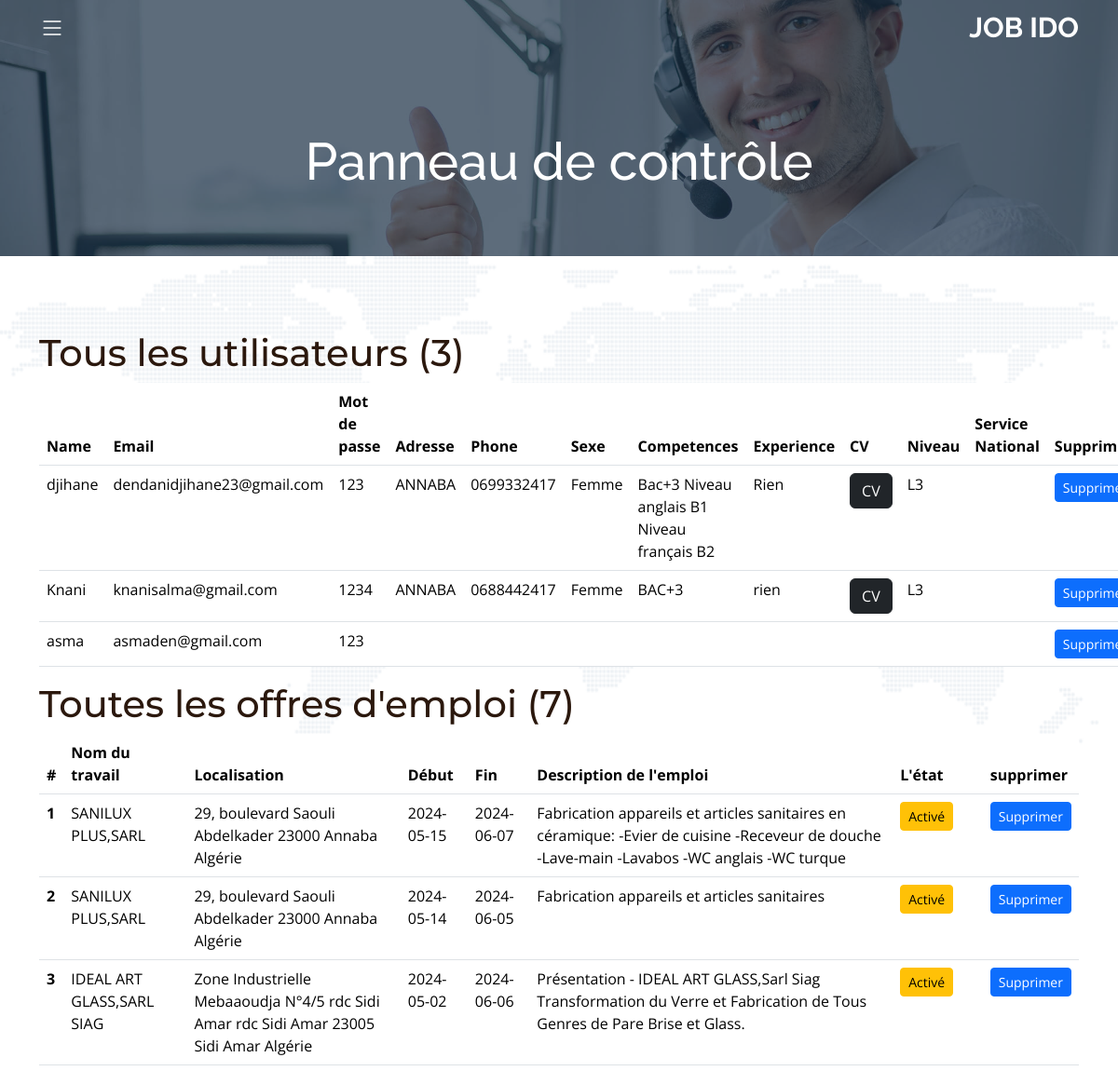
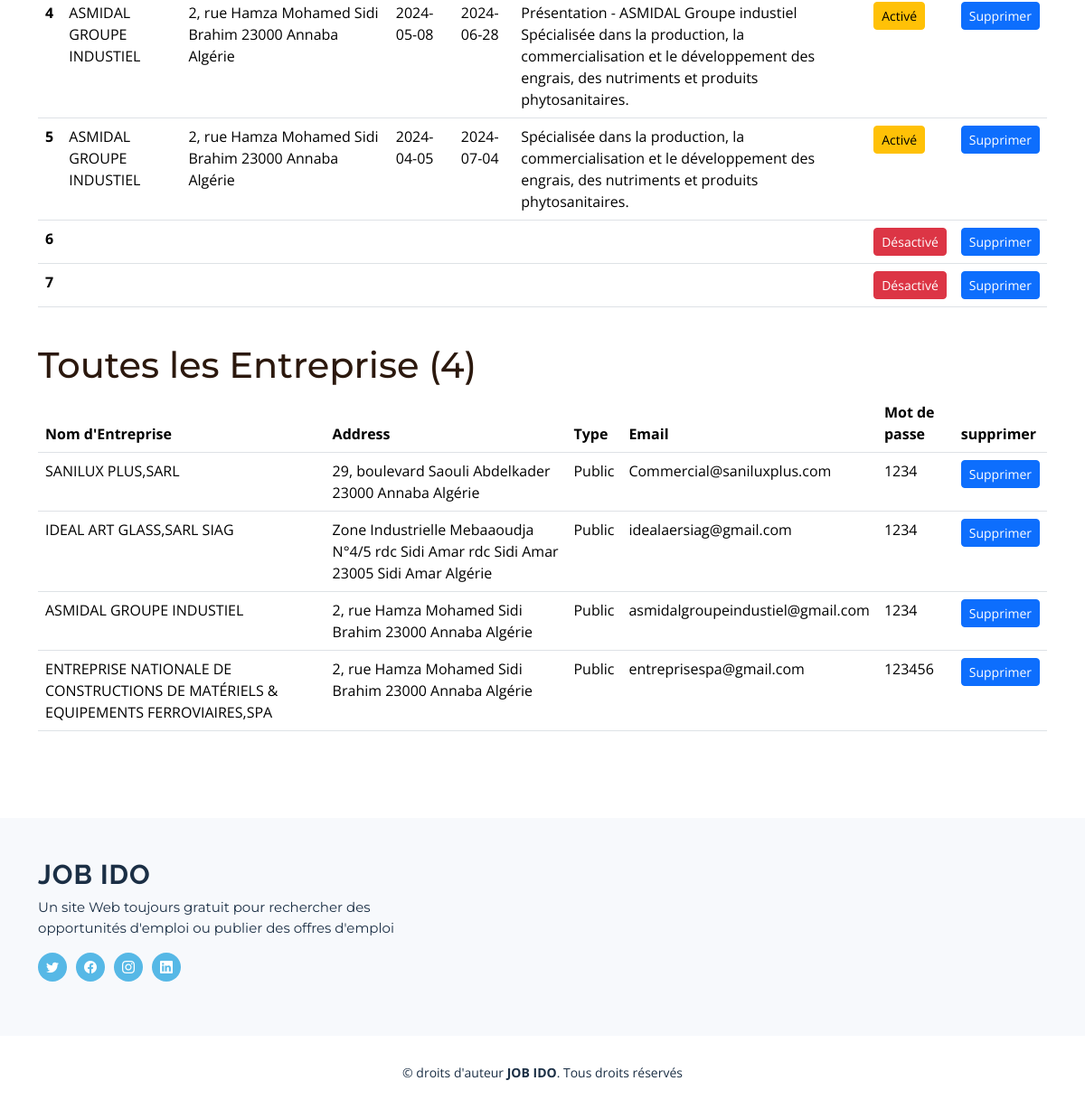
Screenshot of /home_admin.php with the database file from the repository (2 pictures, top to bottom).
### tables this page shows
CREATE TABLE `users` (
  `id` int(11) NOT NULL,
  `name` varchar(100) NOT NULL,
  `email` varchar(100) NOT NULL,
  `password` varchar(100) NOT NULL,
  `adresse` varchar(100) DEFAULT NULL,
  `phone` varchar(100) DEFAULT NULL,
  `competences` text DEFAULT NULL,
  `sexe` varchar(50) DEFAULT NULL,
  `experience` text DEFAULT NULL,
  `cv` text DEFAULT NULL,
  `niveau` varchar(100) DEFAULT NULL,
  `service_national` varchar(100) DEFAULT NULL
);

CREATE TABLE `offres` (
  `id` int(11) NOT NULL,
  `nom_du_travail` varchar(100) NOT NULL,
  `salaire` int(11) NOT NULL,
  `localisation` varchar(100) NOT NULL,
  `start` varchar(50) NOT NULL,
  `end` varchar(50) NOT NULL,
  `description` text NOT NULL,
  `email` varchar(100) NOT NULL
);

CREATE TABLE `entreprise` (
  `id` int(11) NOT NULL,
  `name` text NOT NULL,
  `address` text NOT NULL,
  `type` varchar(50) NOT NULL,
  `email` varchar(100) NOT NULL,
  `password` varchar(100) NOT NULL,
  `role` varchar(50) NOT NULL
);

### home_admin.php (the view, shortened to what this page needs)
<?php
include_once "db/conn.php";
?>
<!DOCTYPE html>
<html lang="fr">
<head>
  <link href="assets/vendor/bootstrap/css/bootstrap.min.css" rel="stylesheet">
  <link href="assets/vendor/bootstrap-icons/bootstrap-icons.css" rel="stylesheet">
  <link href="assets/vendor/aos/aos.css" rel="stylesheet">
  <link href="assets/vendor/glightbox/css/glightbox.min.css" rel="stylesheet">
  <link href="assets/vendor/swiper/swiper-bundle.min.css" rel="stylesheet">
  <link href="assets/vendor/remixicon/remixicon.css" rel="stylesheet">
  <link href="assets/css/main.css" rel="stylesheet">
</head>
<body class="page-contact">
  <?php include_once "structure/header.php"; ?>
  <main id="main">
    <div class="breadcrumbs d-flex align-items-center" style="background-image: url('assets/img/contact-header.jpg');">
      <div class="container position-relative d-flex flex-column align-items-center">
        <h2>Panneau de contrôle</h2>
      </div>
    </div>
    <section id="contact" class="contact">
      <div class="container position-relative" data-aos="fade-up">
      <h1>Tous les utilisateurs (<?php
      $select = mysqli_query($conn,"SELECT * FROM `users`");
      echo mysqli_num_rows($select);
      ?>)</h1>
      <table class="table">
              <thead>
                <tr>
                  <th scope="col">Name</th>
                  <th scope="col">Email</th>
                  <th scope="col">Mot de passe</th>
                  <th scope="col">Adresse</th>
                  <th scope="col">Phone</th>
                  <th scope="col">Sexe</th>
                  <th scope="col">Competences</th>
                  <th scope="col">Experience</th>
                  <th scope="col">CV</th>
                  <th scope="col">Niveau</th>
                  <th scope="col">Service National</th>
                  <th>Supprimer</th>
                </tr>
              </thead>
              <tbody>
                <?php
                $select = mysqli_query($conn,"SELECT * FROM `users`");
                while($row = mysqli_fetch_assoc($select)) : ?>
           <tr>
                  <td><?= $row['name'];?></td>
                  <td><?= $row['email'];?></td>
                  <td><?= $row['password'];?></td>
                  <td><?= $row['adresse'];?></td>
                  <td><?= $row['phone'];?></td>
                  <td><?= $row['sexe'];?></td>
                  <td><?= $row['competences'];?></td>
                  <td><?= $row['experience'];?></td>
                 <td> <?php if (!is_null($row['cv'])) : ?>
                    <a href="cv/<?= $row['cv']; ?>" download="cv/<?= $row['cv']; ?>" class="btn btn-dark">CV</a>
                  <?php endif; ?></td>
                  <td><?= $row['niveau'];?></td>
                  <td><?= $row['service_national'];?></td>
                  <td><a class="btn btn-primary btn-sm" href="action/supprimer_user.php?id=<?= $row['id'];?>">Supprimer</a></td>
                </tr>
                <?php endwhile; ?>
              </tbody>
            </table>
            <h1>Toutes les offres d'emploi (<?php
      $select = mysqli_query($conn,"SELECT * FROM `offres`");
      echo mysqli_num_rows($select);
      ?>)</h1>
            <table class="table">
              <thead>
                <tr>
                  <th scope="col">#</th>
                  <th scope="col">Nom du travail</th>
                  <th scope="col">Localisation</th>
                  <th scope="col">Début</th>
                  <th scope="col">Fin</th>
                  <th scope="col">Description de l'emploi</th>
                  <th scope="col">L'état</th>
                  <th scope="col">supprimer</th>
                </tr>
              </thead>
              <tbody>
                <?php
                $select = mysqli_query($conn,"SELECT * FROM `offres`");
                $i = 0;
                while($row = mysqli_fetch_assoc($select)) : ?>
<?php $i ++; ?>
                <tr>
                  <th scope="row"><?= $i; ?></th>
                  <td><?= $row['nom_du_travail'];?></td>
                  <td><?= $row['localisation'];?></td>
                  <td><?= $row['start'];?></td>
                  <td><?= $row['end'];?></td>
                  <td><?= $row['description'];?></td>
                  <td>
                    <?php
                    if($row['end']  >= date("Y-m-d")){?>
                    <button type="button" class="btn btn-warning btn-sm">Activé</button>
                    <?php }else{ ?>
                    <button type="button" class="btn btn-danger btn-sm">Désactivé</button>
                    <?php } ?>
                  </td>
                  <td><a class="btn btn-primary btn-sm" href="action/supprimer_offer_ent.php?id=<?= $row['id'];?>">Supprimer</a></td>
                </tr>
                <?php endwhile; ?>
              </tbody>
            </table>
            <br>
            <h1>Toutes les Entreprise (<?php
      $select = mysqli_query($conn,"SELECT * FROM `entreprise`");
      echo mysqli_num_rows($select);
      ?>)</h1>
            <table class="table">
              <thead>
                <tr>
                  <th scope="col">Nom d'Entreprise</th>
                  <th scope="col">Address</th>
                  <th scope="col">Type</th>
                  <th scope="col">Email</th>
                  <th scope="col">Mot de passe</th>
                  <th scope="col">supprimer</th>
                </tr>
              </thead>
              <tbody>
                <?php
                $select = mysqli_query($conn,"SELECT * FROM `entreprise`");
                while($row = mysqli_fetch_assoc($select)) : ?>
                <tr>
                  <td><?= $row['name'];?></td>
                  <td><?= $row['address'];?></td>
                  <td><?= $row['type'];?></td>
                  <td><?= $row['email'];?></td>
                  <td><?= $row['password'];?></td>
                  <td><a class="btn btn-primary btn-sm" href="action/supprimer_entrepris.php?id=<?= $row['id'];?>">Supprimer</a></td>
                </tr>
                <?php endwhile; ?>
              </tbody>
            </table>
    </section>
  </main>
  <?php include_once "structure/footer.php"; ?>
</body>
</html>

### assets/css/main.css (style rules this page uses)
:root { --font-default: "Open Sans", system-ui, -apple-system, "Segoe UI", Roboto, "Helvetica Neue", Arial, "Noto Sans", "Liberation Sans", sans-serif, "Apple Color Emoji", "Segoe UI Emoji", "Segoe UI Symbol", "Noto Color Emoji"; --font-primary: "Montserrat", sans-serif; --font-secondary: "Raleway", sans-serif; }
:root { --color-default: #2b180d; --color-primary: #56b8e6; --color-secondary: #1b2f45; }
:root { scroll-behavior: smooth; }
body { font-family: var(--font-default); color: var(--color-default); }
a { color: var(--color-primary); text-decoration: none; transition: 0.3s; }
h1, h2, h3, h4, h5, h6 { font-family: var(--font-primary); }
section { overflow: hidden; padding: 80px 0; }
.breadcrumbs { padding: 140px 0 60px 0; min-height: 30vh; position: relative; background-size: cover; background-position: center; background-repeat: no-repeat; }
.breadcrumbs:before { content: ""; background-color: rgba(27, 47, 69, 0.7); position: absolute; inset: 0; }
.breadcrumbs h2 { font-size: 56px; font-weight: 500; color: #fff; font-family: var(--font-secondary); }
.contact { background: url("../img/contact-bg.png") left top no-repeat; background-size: contain; position: relative; }
.contact:before { content: ""; background: rgba(255, 255, 255, 0.7); position: absolute; bottom: 0; top: 0; left: 0; right: 0; }

### rows the page displays
users: name "djihane", email "dendanidjihane23@gmail.com", password "123", adresse "ANNABA", phone "0699332417", sexe "Femme", competences "Bac+3 Niveau anglais B1 Niveau français B2", experience "Rien", niveau "L3"
users: name "Knani", email "knanisalma@gmail.com", password "1234", adresse "ANNABA", phone "0688442417", sexe "Femme", competences "BAC+3", experience "rien", niveau "L3"
users: name "asma", email "asmaden@gmail.com", password "123"
offres: nom_du_travail "SANILUX PLUS,SARL", localisation "29, boulevard Saouli Abdelkader 23000 Annaba Algérie", start "2024-05-15", end "2024-06-07", description "Fabrication appareils et articles sanitaires en céramique: -Evier de cuisine -Receveur de douche -Lave-main -Lavabos -WC anglais -WC turque", shows "Activé"
offres: nom_du_travail "SANILUX PLUS,SARL", localisation "29, boulevard Saouli Abdelkader 23000 Annaba Algérie", start "2024-05-14", end "2024-06-05", description "Fabrication appareils et articles sanitaires", shows "Activé"
offres: nom_du_travail "IDEAL ART GLASS,SARL SIAG", localisation "Zone Industrielle Mebaaoudja N°4/5 rdc Sidi Amar rdc Sidi Amar 23005 Sidi Amar Algérie", start "2024-05-02", end "2024-06-06", description "Présentation - IDEAL ART GLASS,Sarl Siag Transformation du Verre et Fabrication de Tous Genres de Pare Brise et Glass.", shows "Activé"
offres: nom_du_travail "ASMIDAL GROUPE INDUSTIEL", localisation "2, rue Hamza Mohamed Sidi Brahim 23000 Annaba Algérie", start "2024-05-08", end "2024-06-28", description "Présentation - ASMIDAL Groupe industiel Spécialisée dans la production, la commercialisation et le développement des engrais, des nutriments et produits phytosanitaires.", shows "Activé"
offres: nom_du_travail "ASMIDAL GROUPE INDUSTIEL", localisation "2, rue Hamza Mohamed Sidi Brahim 23000 Annaba Algérie", start "2024-04-05", end "2024-07-04", description "Spécialisée dans la production, la commercialisation et le développement des engrais, des nutriments et produits phytosanitaires.", shows "Activé"
offres: end "Désactivé"
offres: end "Désactivé"
entreprise: name "SANILUX PLUS,SARL", address "29, boulevard Saouli Abdelkader 23000 Annaba Algérie", type "Public", email "Commercial@saniluxplus.com", password "1234"
entreprise: name "IDEAL ART GLASS,SARL SIAG", address "Zone Industrielle Mebaaoudja N°4/5 rdc Sidi Amar rdc Sidi Amar 23005 Sidi Amar Algérie", type "Public", email "idealaersiag@gmail.com", password "1234"
entreprise: name "ASMIDAL GROUPE INDUSTIEL", address "2, rue Hamza Mohamed Sidi Brahim 23000 Annaba Algérie", type "Public", email "asmidalgroupeindustiel@gmail.com", password "1234"
entreprise: name "ENTREPRISE NATIONALE DE CONSTRUCTIONS DE MATÉRIELS & EQUIPEMENTS FERROVIAIRES,SPA", address "2, rue Hamza Mohamed Sidi Brahim 23000 Annaba Algérie", type "Public", email "entreprisespa@gmail.com", password "123456"

### other values shown
mysqli_num_rows($select) "3"
mysqli_num_rows($select) "7"
mysqli_num_rows($select) "4"
